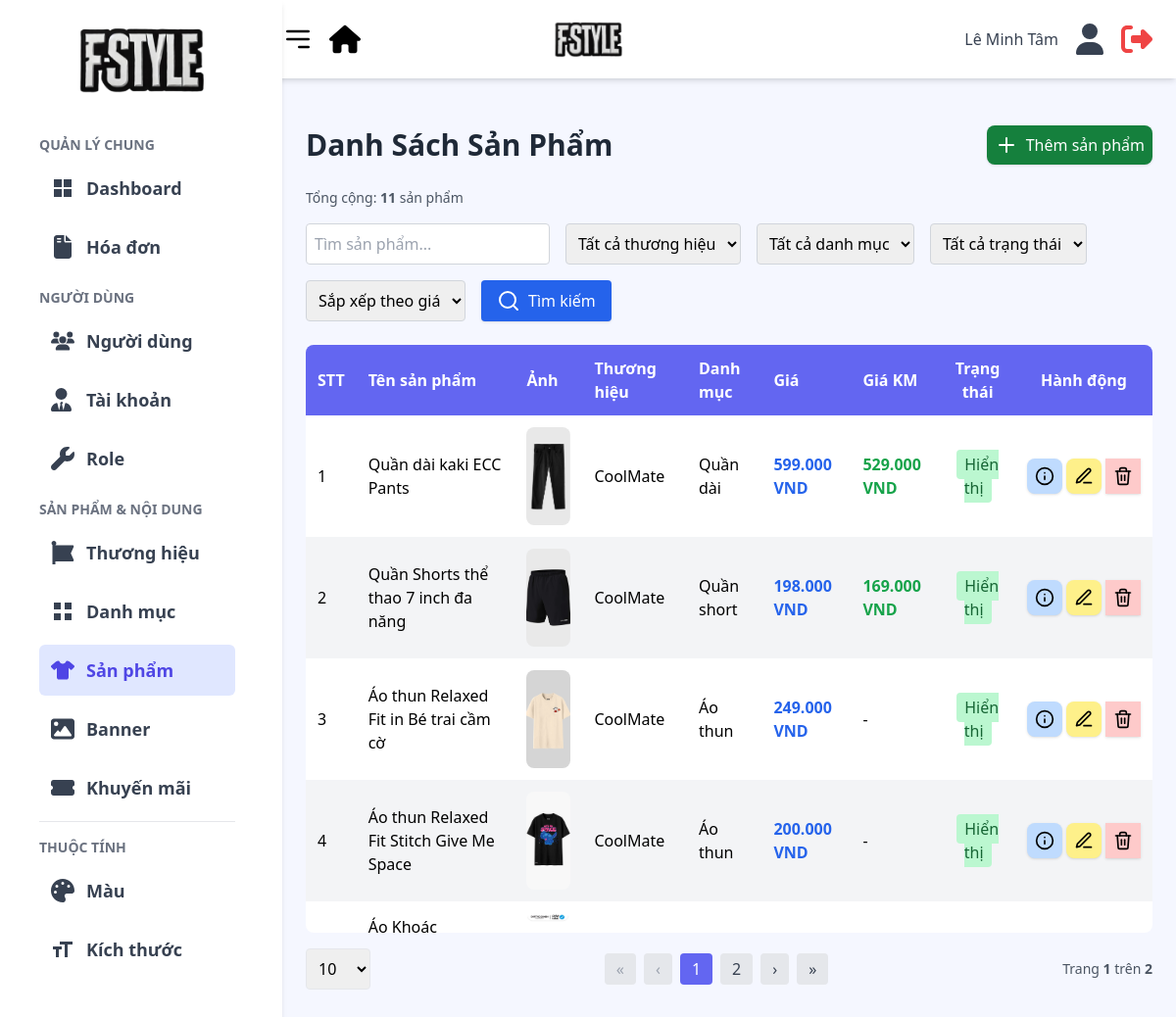
The app's page /admin/views/product/index.php (signed in) with its own data.
### tables this page shows
CREATE TABLE `product` (
  `product_id` varchar(50) NOT NULL,
  `product_name` varchar(255) NOT NULL,
  `product_slug` varchar(255) NOT NULL,
  `description` text DEFAULT NULL,
  `original_price` decimal(10,2) NOT NULL,
  `discount_price` decimal(10,2) DEFAULT NULL,
  `brand_id` varchar(50) DEFAULT NULL,
  `category_id` varchar(50) DEFAULT NULL,
  `created_at` datetime NOT NULL,
  `status` tinyint(1) DEFAULT 1 COMMENT '0: Coming Soon, 1: On Sale, 2: Out of Stock'
);

CREATE TABLE `product_images` (
  `image_id` varchar(36) NOT NULL,
  `product_id` varchar(36) DEFAULT NULL,
  `image_url` text DEFAULT NULL,
  `position` int(11) DEFAULT NULL,
  `status` tinyint(4) DEFAULT 1,
  `is_main` tinyint(1) DEFAULT 0
);

CREATE TABLE `brand` (
  `brand_id` varchar(50) NOT NULL,
  `brand_name` varchar(255) NOT NULL,
  `status` tinyint(1) DEFAULT 1,
  `image_url` varchar(255) DEFAULT NULL,
  `brand_slug` varchar(255) NOT NULL
);

CREATE TABLE `category` (
  `category_id` varchar(50) NOT NULL,
  `category_name` varchar(255) NOT NULL,
  `category_slug` varchar(255) NOT NULL,
  `parent_id` varchar(50) DEFAULT NULL,
  `status` tinyint(1) DEFAULT 1,
  `image_url` varchar(255) DEFAULT NULL
);

### admin/model/productModel.php (called while the page is built, shortened)
<?php
function getProductsWithPagination($conn, $page = 1, $limit = 10, $search = "", $brandId = null, $categoryId = null, $status = null) {
    $page   = max(1, (int)$page);
    $limit  = max(1, (int)$limit);
    $offset = ($page - 1) * $limit;
    $searchParam = '%' . trim($search) . '%';
    $conditions = "p.product_name LIKE ?";
    $paramTypes = "s";
    $params = [$searchParam];
    $stmtCount = $conn->prepare("SELECT COUNT(*) as total FROM product p WHERE $conditions");
    $stmtCount->bind_param($paramTypes, ...$params);
    $stmtCount->execute();
    $totalProducts = (int)($stmtCount->get_result()->fetch_assoc()['total'] ?? 0);
    $totalPages = max(1, ceil($totalProducts / $limit));
    $sql = "SELECT p.*, b.brand_name, c.category_name
            FROM product p
            LEFT JOIN brand b ON p.brand_id = b.brand_id
            LEFT JOIN category c ON p.category_id = c.category_id
            WHERE $conditions
            ORDER BY p.created_at DESC
            LIMIT ? OFFSET ?";
    $stmt = $conn->prepare($sql);
    $paramTypes .= "ii";
    $params[] = $limit;
    $params[] = $offset;
    $stmt->bind_param($paramTypes, ...$params);
    $stmt->execute();
    $products = $stmt->get_result();
    return [
        'products' => $products,
        'totalPages' => $totalPages,
        'currentPage' => $page,
        'totalProducts' => $totalProducts
    ];
}
function getMainProductImage($conn, $product_id) {
    $stmt = $conn->prepare("SELECT image_url FROM product_images WHERE product_id = ? AND is_main = 1 LIMIT 1");
    $stmt->bind_param("s", $product_id);
    $stmt->execute();
    $result = $stmt->get_result();
    $image = $result->fetch_assoc();
    return $image ? $image['image_url'] : null;
}

### admin/views/product/index.php (the view, shortened to what this page needs)
<?php
include("../../includes/header.php");
require_once('../../../includes/db.php');
$page      = isset($_GET['page'])      ? (int)$_GET['page']      : 1;
$limit     = isset($_GET['limit'])     ? (int)$_GET['limit']     : 10;
$search    = isset($_GET['search'])    ? trim($_GET['search'])    : "";
$brand     = isset($_GET['brand'])     ? trim($_GET['brand'])     : "";
$category  = isset($_GET['category'])  ? trim($_GET['category'])  : "";
$status    = isset($_GET['status'])    ? trim($_GET['status'])    : "";
$sortPrice = isset($_GET['sortPrice']) ? trim($_GET['sortPrice']) : "";
$data = getProductsWithPagination($conn, $page, $limit, $search, $brand, $category, $status, $sortPrice);
$products      = $data['products'];
$totalPages    = $data['totalPages'];
$currentPage   = $data['currentPage'];
$totalProducts = $data['totalProducts'];
?>
<main class="py-6">
    <div class="container mx-auto p-6">
        <div class="flex justify-between items-center mb-6">
            <h1 class="text-3xl font-bold text-gray-800">Danh Sách Sản Phẩm</h1>
            <a href="add.php"
                class="bg-green-700 hover:bg-green-800 text-white p-2 rounded-lg shadow transition flex items-center gap-2">
                <svg xmlns="http://www.w3.org/2000/svg" class="w-6 h-6" fill="none" stroke="currentColor"
                    stroke-width="2" stroke-linecap="round" stroke-linejoin="round" viewBox="0 0 24 24">
                    <line x1="12" y1="5" x2="12" y2="19"></line>
                    <line x1="5" y1="12" x2="19" y2="12"></line>
                </svg>
                <span>Thêm sản phẩm</span>
            </a>
        </div>
        <p class="text-sm text-gray-600 mb-4">Tổng cộng: <strong><?= $totalProducts ?></strong> sản phẩm</p>
        <form method="GET" class="flex flex-wrap gap-4 mb-6">
            <div>
                <input type="text" name="search" value="<?= htmlspecialchars($search) ?>"
                    class="p-2 border border-gray-300 rounded focus:outline-none" placeholder="Tìm sản phẩm...">
            </div>
            <div>
                <select name="brand" class="p-2 border border-gray-300 rounded focus:outline-none">
                    <option value="">Tất cả thương hiệu</option>
                </select>
            </div>
            <div>
                <select name="category" class="p-2 border border-gray-300 rounded focus:outline-none">
                    <option value="">Tất cả danh mục</option>
                </select>
            </div>
            <div>
                <select name="status" class="p-2 border border-gray-300 rounded focus:outline-none">
                    <option value="">Tất cả trạng thái</option>
                </select>
            </div>
            <div>
                <select name="sortPrice" class="p-2 border border-gray-300 rounded focus:outline-none">
                    <option value="">Sắp xếp theo giá</option>
                </select>
            </div>
            <button type="submit"
                class="flex items-center gap-2 bg-blue-600 hover:bg-blue-700 text-white py-2 px-4 rounded shadow transition">
                <svg xmlns="http://www.w3.org/2000/svg" class="w-6 h-6" fill="none" stroke="white" stroke-width="2"
                    stroke-linecap="round" stroke-linejoin="round" viewBox="0 0 24 24">
                    <circle cx="11" cy="11" r="8"></circle>
                    <line x1="21" y1="21" x2="16.65" y2="16.65"></line>
                </svg>
                <span>Tìm kiếm</span>
            </button>
        </form>
        <div class="rounded-lg overflow-hidden max-h-[600px] overflow-y-auto transition-all duration-300">
            <table class="w-full border-collapse text-sm sm:text-base">
                <thead class="sticky top-0 z-10">
                    <tr class="bg-indigo-500 text-white">
                        <th class="p-3 text-left">STT</th>
                        <th class="p-3 text-left">Tên sản phẩm</th>
                        <th class="p-3 text-left">Ảnh</th>
                        <th class="p-3 text-left hidden sm:table-cell">Thương hiệu</th>
                        <th class="p-3 text-left hidden sm:table-cell">Danh mục</th>
                        <th class="p-3 text-left hidden sm:table-cell">Giá</th>
                        <th class="p-3 text-left hidden sm:table-cell">Giá KM</th>
                        <th class="p-3 text-center hidden sm:table-cell">Trạng thái</th>
                        <th class="p-3 text-center">Hành động</th>
                    </tr>
                </thead>
                <tbody>
                    <?php if (!empty($products)) : ?>
                    <?php
                $stt = ($currentPage - 1) * $limit + 1;
                foreach ($products as $product) :
                    $rowClass = ($stt % 2 === 0) ? 'bg-gray-100' : 'bg-white';
            ?>
                    <tr class="<?= $rowClass ?> hover:bg-gray-200 transition">
                        <td class="p-3"><?= $stt++ ?></td>
                        <td class="p-3"><?= htmlspecialchars($product['product_name']) ?></td>
                        <td class="p-3 sm:p-3 text-center align-middle">
                            <?php
                                $mainImage = getMainProductImage($conn, $product['product_id']);
                                if ($mainImage):
                                ?>
                            <img src="../../uploads/products/<?= htmlspecialchars($mainImage) ?>"
                                alt="<?= htmlspecialchars($product['product_name']) ?>"
                                class="w-[80px] h-[80px] object-cover rounded-lg mx-auto sm:w-[100px] sm:h-[100px]">
                            <?php else: ?>
                            <span class="text-gray-500 text-xs">No image</span>
                            <?php endif; ?>
                        </td>
                        <td class="p-3 hidden sm:table-cell">
                            <?= !empty($product['brand_name']) ? htmlspecialchars($product['brand_name']) : 'N/A' ?>
                        </td>
                        <td class="p-3 hidden sm:table-cell">
                            <?= !empty($product['category_name']) ? htmlspecialchars($product['category_name']) : 'N/A' ?>
                        </td>
                        <td class="p-3 hidden sm:table-cell">
                            <span class="font-bold text-blue-600">
                                <?= number_format($product['original_price'], 0, ',', '.') ?> VND
                            </span>
                        </td>
                        <td class="p-3 hidden sm:table-cell">
                            <?php if (!empty($product['discount_price']) && (float)$product['discount_price'] > 0) : ?>
                            <span class="font-bold text-green-600">
                                <?= number_format($product['discount_price'], 0, ',', '.') ?> VND
                            </span>
                            <?php else: ?>
                            -
                            <?php endif; ?>
                        </td>
                        <td class="p-3 text-center hidden sm:table-cell">
                            <?php if ($product['status'] == 1): ?>
                            <span class="px-2 py-1 bg-green-200 text-green-800 rounded">Hiển thị</span>
                            <?php elseif ($product['status'] == 2): ?>
                            <span class="px-2 py-1 bg-red-200 text-red-800 rounded">Ẩn</span>
                            <?php else: ?>
                            <span class="px-2 py-1 bg-gray-200 text-gray-800 rounded">Unknown</span>
                            <?php endif; ?>
                        </td>
                        <td class="p-3 text-center">
                            <div class="flex flex-col sm:flex-row items-center gap-1">
                                <a href="detail.php?id=<?= urlencode($product['product_id']) ?>"
                                    class="bg-blue-200 hover:bg-blue-300 p-2 rounded-lg shadow" title="Xem chi tiết">
                                    <svg xmlns="http://www.w3.org/2000/svg" class="w-5 h-5" fill="none"
                                        stroke="currentColor" stroke-width="2" stroke-linecap="round"
                                        stroke-linejoin="round" viewBox="0 0 24 24">
                                        <circle cx="12" cy="12" r="10"></circle>
                                        <line x1="12" y1="16" x2="12" y2="12"></line>
                                        <line x1="12" y1="8" x2="12" y2="8"></line>
                                    </svg>
                                </a>
                                <a href="edit.php?id=<?= urlencode($product['product_id']) ?>"
                                    class="bg-yellow-200 hover:bg-yellow-300 p-2 rounded-lg shadow" title="Chỉnh sửa">
                                    <svg xmlns="http://www.w3.org/2000/svg" class="w-5 h-5" fill="none"
                                        stroke="currentColor" stroke-width="2" stroke-linecap="round"
                                        stroke-linejoin="round" viewBox="0 0 24 24">
                                        <path d="M12 20h9"></path>
                                        <path d="M16.5 3.5a2.121 2.121 0 013 3L7 19l-4 1 1-4 12.5-12.5z"></path>
                                    </svg>
                                </a>
                                <a href="delete.php?id=<?= urlencode($product['product_id']) ?>"
                                    class="bg-red-200 hover:bg-red-300 p-2 rounded-lg-lg shadow"
                                    onclick="return confirm('Bạn có chắc chắn muốn xóa sản phẩm này?');" title="Xóa">
                                </a>
                            </div>
                        </td>
                    </tr>
                    <?php endforeach; ?>
                    <?php else: ?>
                    <tr>
                        <td colspan="9" class="p-3 text-center text-gray-500">Không tìm thấy sản phẩm nào.</td>
                    </tr>
                    <?php endif; ?>
                </tbody>
            </table>
        </div>
        <div class="flex flex-col sm:flex-row items-center justify-between mt-4">
            <div>
                <form method="GET" id="limitForm" class="flex items-center">
                    <select name="limit" class="p-2 border rounded cursor-pointer" onchange="this.form.submit()">
                        <option value="10" <?= $limit == 10 ? 'selected' : '' ?>>10</option>
                    </select>
                </form>
            </div>
            <div class="mt-4 sm:mt-0">
                <?php
                    require_once('../../includes/pagination.php');
                ?>
            </div>
            <div class="text-sm text-gray-600">
                Trang <strong><?= $currentPage ?></strong> trên <strong><?= $totalPages ?></strong>
            </div>
        </div>
    </div>
</main>
<?php include("../../includes/footer.php"); ?>

### records on screen
product: product_name "Quần dài kaki ECC Pants", product_id.image_url (picture), brand.brand_name "CoolMate", category.category_name "Quần dài", original_price "599.000", discount_price "529.000", status "Hiển thị"
product: product_name "Quần Shorts thể thao 7 inch đa năng", product_id.image_url (picture), brand.brand_name "CoolMate", category.category_name "Quần short", original_price "198.000", discount_price "169.000", status "Hiển thị"
product: product_name "Áo thun Relaxed Fit in Bé trai cầm cờ", product_id.image_url (picture), brand.brand_name "CoolMate", category.category_name "Áo thun", original_price "249.000", status "Hiển thị"
product: product_name "Áo thun Relaxed Fit Stitch Give Me Space", product_id.image_url (picture), brand.brand_name "CoolMate", category.category_name "Áo thun", original_price "200.000", status "Hiển thị"
product: product_name "Áo Khoác…", product_id.image_url (picture)
product: status "1"

### other values on screen
$adminName "Lê Minh Tâm"
$totalProducts "11"
$page "1"
$page "2"
$totalPages "2"
